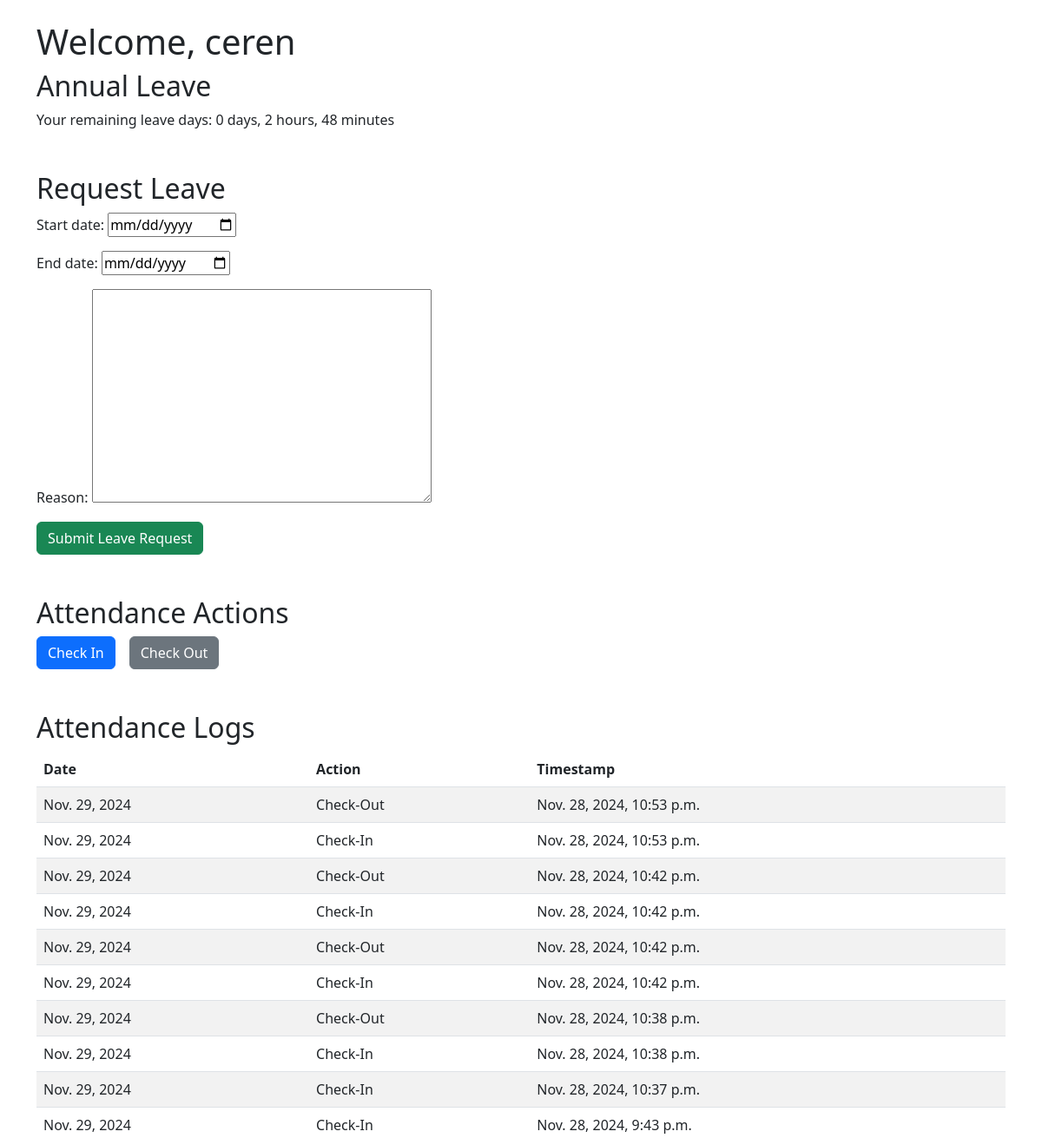
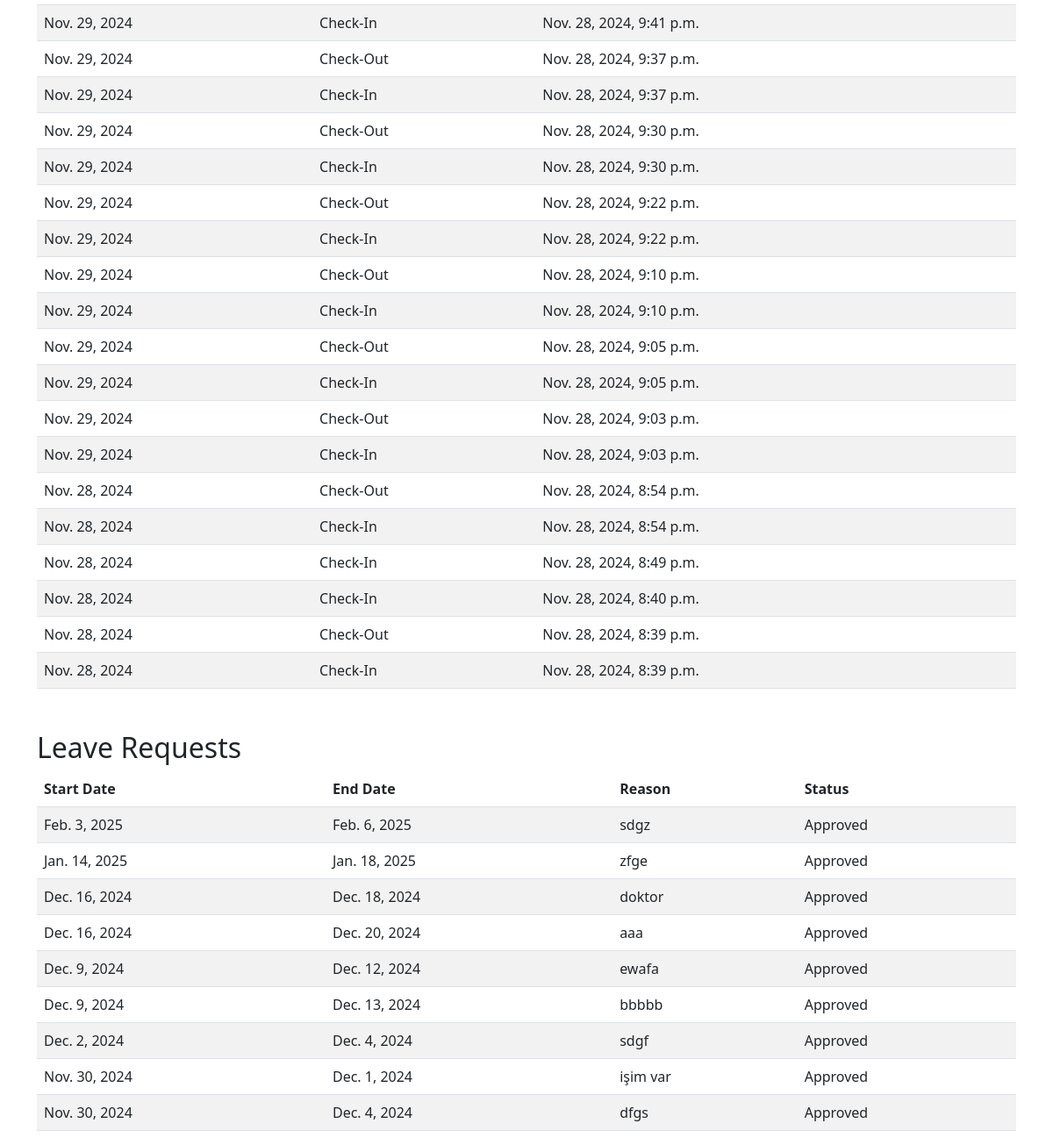
The page /employee/ (signed in) on the database its author committed (2 pictures, top to bottom).
### dashboard/models.py (models this page shows, shortened)
class AttendanceLog(models.Model):
    attendance = models.ForeignKey(Attendance, on_delete=models.CASCADE, related_name='logs')  # Attendance ile ilişki
    timestamp = models.DateTimeField(auto_now_add=True)  # Zaman damgası
    action = models.CharField(max_length=10, choices=[('Check-In', 'Check-In'), ('Check-Out', 'Check-Out')])

class Attendance(models.Model):
    employee = models.ForeignKey(User, on_delete=models.CASCADE)  # Kullanıcı modeli ile ilişki
    date = models.DateField()  # Tarih

class LeaveRequest(models.Model):
    STATUS_CHOICES = [
        ('Pending', 'Pending'),
        ('Approved', 'Approved'),
        ('Rejected', 'Rejected'),
    ]
    employee = models.ForeignKey(User, on_delete=models.CASCADE)  # Kullanıcı ile ilişkilendirme
    start_date = models.DateField()  # İzin başlangıç tarihi
    end_date = models.DateField()  # İzin bitiş tarihi
    reason = models.TextField()  # İzin nedeni
    status = models.CharField(max_length=20, choices=STATUS_CHOICES, default='Pending')  # Talep durumu

### dashboard/views.py (the view)
# urls.py: path('employee/', views.employee, name='employee_page'),
@login_required
def employee(request):
    if request.method == 'POST':
        form = LeaveRequestForm(request.POST)
        if form.is_valid():
            leave_request = form.save(commit=False)
            leave_request.employee = request.user
            leave_request.save()
            return redirect('employee_page')
    else:
        form = LeaveRequestForm()
    leave_requests = LeaveRequest.objects.filter(employee=request.user).order_by('-start_date')
    attendance_logs = AttendanceLog.objects.filter(attendance__employee=request.user).order_by('-timestamp')
    profile = EmployeeProfile.objects.get(user=request.user)
    formatted_leave_days = format_leave_days(profile.annual_leave_days)
    context = {
        'form': form,
        'leave_requests': leave_requests,
        'attendance_logs': attendance_logs,
        'formatted_leave_days': formatted_leave_days,
    }
    return render(request, 'dashboard/employee.html', context)

### dashboard/forms.py
class LeaveRequestForm(forms.ModelForm):
    class Meta:
        model = LeaveRequest
        fields = ['start_date', 'end_date', 'reason']
        widgets = {
            'start_date': forms.DateInput(attrs={'type': 'date'}),
            'end_date': forms.DateInput(attrs={'type': 'date'}),
        }

### dashboard/views.py (called while the page is built)
def format_leave_days(leave_days):
    if leave_days < 0:
        leave_days = 0
    total_minutes = leave_days * 8 * 60
    days = total_minutes // (8 * 60)
    hours = (total_minutes % (8 * 60)) // 60
    minutes = total_minutes % 60
    return f"{int(days)} days, {int(hours)} hours, {int(minutes)} minutes"

### templates/dashboard/employee.html (shortened to what this page needs)
{% extends 'partials/base.html' %}
{% block content %}
<div class="container mt-4">
    <h1>Welcome, {{ user.username }}</h1>
    <section>
        <h2>Annual Leave</h2>
        <p>Your remaining leave days: {{ formatted_leave_days }}</p>
    </section>
    <section class="mt-5">
        <h2>Request Leave</h2>
        <form method="post">
            {{ form.as_p }}
            <button type="submit" class="btn btn-success">Submit Leave Request</button>
        </form>
    </section>
    <section class="mt-5">
        <h2>Attendance Actions</h2>
        <div class="d-flex gap-3">
            <a href="{% url 'check_in' %}" class="btn btn-primary">Check In</a>
            <a href="{% url 'check_out' %}" class="btn btn-secondary">Check Out</a>
        </div>
    </section>
    <section class="mt-5">
        <h2>Attendance Logs</h2>
        <table class="table table-striped">
            <thead>
                <tr>
                    <th>Date</th>
                    <th>Action</th>
                    <th>Timestamp</th>
                </tr>
            </thead>
            <tbody>
                {% for log in attendance_logs %}
                <tr>
                    <td>{{ log.attendance.date }}</td>
                    <td>{{ log.action }}</td>
                    <td>{{ log.timestamp }}</td>
                </tr>
                {% empty %}
                <tr>
                    <td colspan="3" class="text-center">No attendance records found.</td>
                </tr>
                {% endfor %}
            </tbody>
        </table>
    </section>
    <section class="mt-5">
        <h2>Leave Requests</h2>
        <table class="table table-striped">
            <thead>
                <tr>
                    <th>Start Date</th>
                    <th>End Date</th>
                    <th>Reason</th>
                    <th>Status</th>
                </tr>
            </thead>
            <tbody>
                {% for leave in leave_requests %}
                <tr>
                    <td>{{ leave.start_date }}</td>
                    <td>{{ leave.end_date }}</td>
                    <td>{{ leave.reason }}</td>
                    <td>{{ leave.status }}</td>
                </tr>
                {% empty %}
                <tr>
                    <td colspan="4" class="text-center">No leave requests found.</td>
                </tr>
                {% endfor %}
            </tbody>
        </table>
    </section>
</div>
{% endblock %}

### rows shown on the page
AttendanceLog: attendance "Nov. 29, 2024", action "Check-Out", timestamp "Nov. 28, 2024, 10:53 p.m."
AttendanceLog: attendance "Nov. 29, 2024", action "Check-In", timestamp "Nov. 28, 2024, 10:53 p.m."
AttendanceLog: attendance "Nov. 29, 2024", action "Check-Out", timestamp "Nov. 28, 2024, 10:42 p.m."
AttendanceLog: attendance "Nov. 29, 2024", action "Check-In", timestamp "Nov. 28, 2024, 10:42 p.m."
AttendanceLog: attendance "Nov. 29, 2024", action "Check-Out", timestamp "Nov. 28, 2024, 10:42 p.m."
AttendanceLog: attendance "Nov. 29, 2024", action "Check-In", timestamp "Nov. 28, 2024, 10:42 p.m."
AttendanceLog: attendance "Nov. 29, 2024", action "Check-Out", timestamp "Nov. 28, 2024, 10:38 p.m."
AttendanceLog: attendance "Nov. 29, 2024", action "Check-In", timestamp "Nov. 28, 2024, 10:38 p.m."
AttendanceLog: attendance "Nov. 29, 2024", action "Check-In", timestamp "Nov. 28, 2024, 10:37 p.m."
AttendanceLog: attendance "Nov. 29, 2024", action "Check-In", timestamp "Nov. 28, 2024, 9:43 p.m."
AttendanceLog: attendance "Nov. 29, 2024", action "Check-In", timestamp "Nov. 28, 2024, 9:41 p.m."
AttendanceLog: attendance "Nov. 29, 2024", action "Check-Out", timestamp "Nov. 28, 2024, 9:37 p.m."
AttendanceLog: attendance "Nov. 29, 2024", action "Check-In", timestamp "Nov. 28, 2024, 9:37 p.m."
AttendanceLog: attendance "Nov. 29, 2024", action "Check-Out", timestamp "Nov. 28, 2024, 9:30 p.m."
AttendanceLog: attendance "Nov. 29, 2024", action "Check-In", timestamp "Nov. 28, 2024, 9:30 p.m."
AttendanceLog: attendance "Nov. 29, 2024", action "Check-Out", timestamp "Nov. 28, 2024, 9:22 p.m."
AttendanceLog: attendance "Nov. 29, 2024", action "Check-In", timestamp "Nov. 28, 2024, 9:22 p.m."
AttendanceLog: attendance "Nov. 29, 2024", action "Check-Out", timestamp "Nov. 28, 2024, 9:10 p.m."
AttendanceLog: attendance "Nov. 29, 2024", action "Check-In", timestamp "Nov. 28, 2024, 9:10 p.m."
AttendanceLog: attendance "Nov. 29, 2024", action "Check-Out", timestamp "Nov. 28, 2024, 9:05 p.m."
AttendanceLog: attendance "Nov. 29, 2024", action "Check-In", timestamp "Nov. 28, 2024, 9:05 p.m."
AttendanceLog: attendance "Nov. 29, 2024", action "Check-Out", timestamp "Nov. 28, 2024, 9:03 p.m."
AttendanceLog: attendance "Nov. 29, 2024", action "Check-In", timestamp "Nov. 28, 2024, 9:03 p.m."
AttendanceLog: attendance "Nov. 28, 2024", action "Check-Out", timestamp "Nov. 28, 2024, 8:54 p.m."
AttendanceLog: attendance "Nov. 28, 2024", action "Check-In", timestamp "Nov. 28, 2024, 8:54 p.m."
AttendanceLog: attendance "Nov. 28, 2024", action "Check-In", timestamp "Nov. 28, 2024, 8:49 p.m."
AttendanceLog: attendance "Nov. 28, 2024", action "Check-In", timestamp "Nov. 28, 2024, 8:40 p.m."
AttendanceLog: attendance "Nov. 28, 2024", action "Check-Out", timestamp "Nov. 28, 2024, 8:39 p.m."
AttendanceLog: attendance "Nov. 28, 2024", action "Check-In", timestamp "Nov. 28, 2024, 8:39 p.m."
LeaveRequest: start_date "Feb. 3, 2025", end_date "Feb. 6, 2025", reason "sdgz", status "Approved"
LeaveRequest: start_date "Jan. 14, 2025", end_date "Jan. 18, 2025", reason "zfge", status "Approved"
LeaveRequest: start_date "Dec. 16, 2024", end_date "Dec. 18, 2024", reason "doktor", status "Approved"
LeaveRequest: start_date "Dec. 16, 2024", end_date "Dec. 20, 2024", reason "aaa", status "Approved"
LeaveRequest: start_date "Dec. 9, 2024", end_date "Dec. 12, 2024", reason "ewafa", status "Approved"
LeaveRequest: start_date "Dec. 9, 2024", end_date "Dec. 13, 2024", reason "bbbbb", status "Approved"
LeaveRequest: start_date "Dec. 2, 2024", end_date "Dec. 4, 2024", reason "sdgf", status "Approved"
LeaveRequest: start_date "Nov. 30, 2024", end_date "Dec. 1, 2024", reason "işim var", status "Approved"
LeaveRequest: start_date "Nov. 30, 2024", end_date "Dec. 4, 2024", reason "dfgs", status "Approved"

### other values the page prints
{{ user.username }} "ceren"
